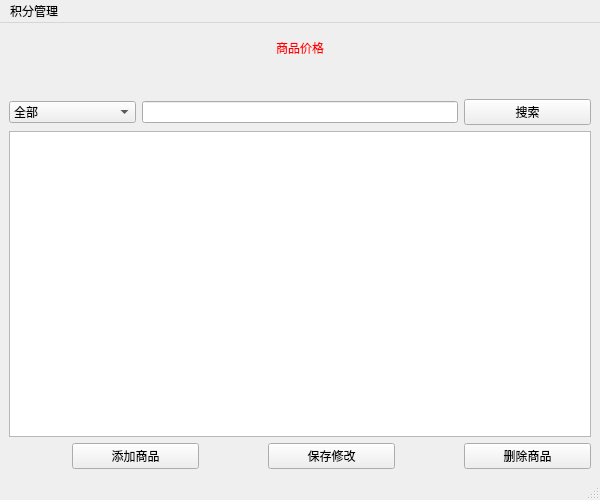
<?xml version="1.0" encoding="UTF-8"?>
<ui version="4.0">
 <class>MainWindow</class>
 <widget class="QMainWindow" name="MainWindow">
  <property name="geometry">
   <rect>
    <x>0</x>
    <y>0</y>
    <width>600</width>
    <height>500</height>
   </rect>
  </property>
  <property name="minimumSize">
   <size>
    <width>600</width>
    <height>500</height>
   </size>
  </property>
  <property name="maximumSize">
   <size>
    <width>600</width>
    <height>500</height>
   </size>
  </property>
  <property name="windowTitle">
   <string>Main</string>
  </property>
  <widget class="QWidget" name="centralwidget">
   <layout class="QVBoxLayout" name="verticalLayout" stretch="1,1,1,10,1">
    <item>
     <widget class="QLabel" name="label">
      <property name="styleSheet">
       <string notr="true">font: 75 20pt &quot;微软雅黑&quot;;
color: rgb(255, 0, 4);</string>
      </property>
      <property name="text">
       <string>商品价格</string>
      </property>
      <property name="alignment">
       <set>Qt::AlignCenter</set>
      </property>
     </widget>
    </item>
    <item>
     <spacer name="verticalSpacer">
      <property name="orientation">
       <enum>Qt::Vertical</enum>
      </property>
      <property name="sizeHint" stdset="0">
       <size>
        <width>20</width>
        <height>40</height>
       </size>
      </property>
     </spacer>
    </item>
    <item>
     <layout class="QHBoxLayout" name="horizontalLayout" stretch="2,5,2">
      <item>
       <widget class="QComboBox" name="cbb_method">
        <item>
         <property name="text">
          <string>全部</string>
         </property>
        </item>
        <item>
         <property name="text">
          <string>名称</string>
         </property>
        </item>
        <item>
         <property name="text">
          <string>果蔬</string>
         </property>
        </item>
        <item>
         <property name="text">
          <string>食品</string>
         </property>
        </item>
        <item>
         <property name="text">
          <string>烟酒</string>
         </property>
        </item>
        <item>
         <property name="text">
          <string>饮品</string>
         </property>
        </item>
        <item>
         <property name="text">
          <string>日用</string>
         </property>
        </item>
        <item>
         <property name="text">
          <string>粮油</string>
         </property>
        </item>
        <item>
         <property name="text">
          <string>其他</string>
         </property>
        </item>
       </widget>
      </item>
      <item>
       <widget class="QLineEdit" name="le_text"/>
      </item>
      <item>
       <widget class="QPushButton" name="btn_search">
        <property name="text">
         <string>搜索</string>
        </property>
       </widget>
      </item>
     </layout>
    </item>
    <item>
     <widget class="QTableView" name="tableView"/>
    </item>
    <item>
     <layout class="QHBoxLayout" name="horizontalLayout_2" stretch="1,2,1,2,1,2">
      <item>
       <spacer name="horizontalSpacer">
        <property name="orientation">
         <enum>Qt::Horizontal</enum>
        </property>
        <property name="sizeHint" stdset="0">
         <size>
          <width>40</width>
          <height>20</height>
         </size>
        </property>
       </spacer>
      </item>
      <item>
       <widget class="QPushButton" name="add_commodity">
        <property name="text">
         <string>添加商品</string>
        </property>
       </widget>
      </item>
      <item>
       <spacer name="horizontalSpacer_2">
        <property name="orientation">
         <enum>Qt::Horizontal</enum>
        </property>
        <property name="sizeHint" stdset="0">
         <size>
          <width>40</width>
          <height>20</height>
         </size>
        </property>
       </spacer>
      </item>
      <item>
       <widget class="QPushButton" name="btn_save">
        <property name="text">
         <string>保存修改</string>
        </property>
       </widget>
      </item>
      <item>
       <spacer name="horizontalSpacer_3">
        <property name="orientation">
         <enum>Qt::Horizontal</enum>
        </property>
        <property name="sizeHint" stdset="0">
         <size>
          <width>40</width>
          <height>20</height>
         </size>
        </property>
       </spacer>
      </item>
      <item>
       <widget class="QPushButton" name="btn_delete">
        <property name="text">
         <string>删除商品</string>
        </property>
       </widget>
      </item>
     </layout>
    </item>
   </layout>
  </widget>
  <widget class="QMenuBar" name="menubar">
   <property name="geometry">
    <rect>
     <x>0</x>
     <y>0</y>
     <width>600</width>
     <height>23</height>
    </rect>
   </property>
   <widget class="QMenu" name="menu">
    <property name="title">
     <string>积分管理</string>
    </property>
    <addaction name="btn_query_m"/>
   </widget>
   <addaction name="menu"/>
  </widget>
  <widget class="QStatusBar" name="statusbar"/>
  <action name="add_commodity1">
   <property name="text">
    <string>添加商品</string>
   </property>
  </action>
  <action name="btn_save2">
   <property name="text">
    <string>保存修改</string>
   </property>
  </action>
  <action name="btn_delet">
   <property name="text">
    <string>删除商品</string>
   </property>
  </action>
  <action name="btn_add_m">
   <property name="text">
    <string>添加成员</string>
   </property>
  </action>
  <action name="btn_query_m">
   <property name="text">
    <string>查询成员</string>
   </property>
  </action>
  <action name="action_3">
   <property name="text">
    <string>删除</string>
   </property>
  </action>
 </widget>
 <resources/>
 <connections/>
</ui>
